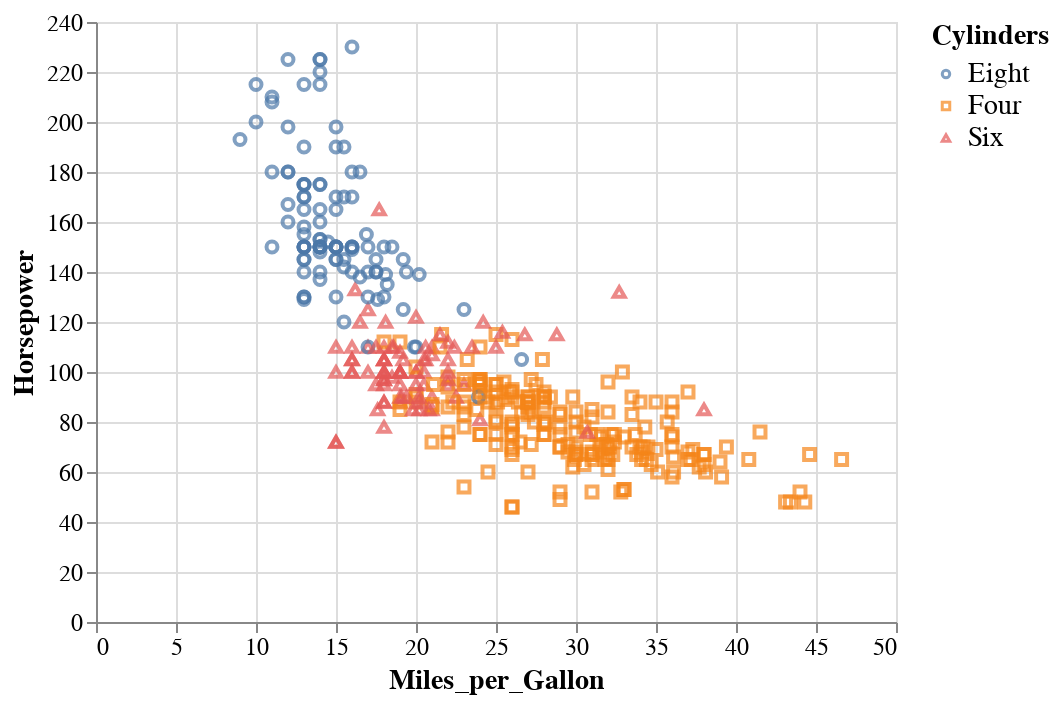

Notebook source saved alongside this figure:
### Markdown cell above
Do you think it is still correct to say that there is a relationship between `Horsepower` and `Miles_per_Gallon`?
Is it also true for engines of the same sizes?

We can encode shapes aesthetics the same way as color,
this can make it easier to distinguish the groups.

### Code cell
alt.Chart(cars).mark_point().encode(
    x='Miles_per_Gallon',
    y='Horsepower',
    color='Cylinders',
    shape='Cylinders'
)

### Figure 1 — Vega-Lite specification as saved in the notebook (floating-point values rounded to 4 significant figures; data arrays with more than 128 entries replaced by an {"elided": "..."} marker saying what was removed)
{"config": {"view": {"continuousWidth": 400, "continuousHeight": 300}, "legend": {"symbolSize": 14, "titleFontSize": 14, "labelFontSize": 14}, "axis": {"titleFontSize": 14, "labelFontSize": 12}, "header": {"titleFontSize": 16, "labelFontSize": 14}, "encoding": {"x": {"scale": {"zero": false}}}}, "data": {"name": "data-b749a2204ddfa6cfb9bddc0f2425452f"}, "mark": "point", "encoding": {"color": {"field": "Cylinders", "type": "nominal"}, "shape": {"field": "Cylinders", "type": "nominal"}, "x": {"field": "Miles_per_Gallon", "type": "quantitative"}, "y": {"field": "Horsepower", "type": "quantitative"}}, "$schema": "https://vega.github.io/schema/vega-lite/v4.17.0.json", "datasets": {"data-b749a2204ddfa6cfb9bddc0f2425452f": {"elided": "399 records"}}}
